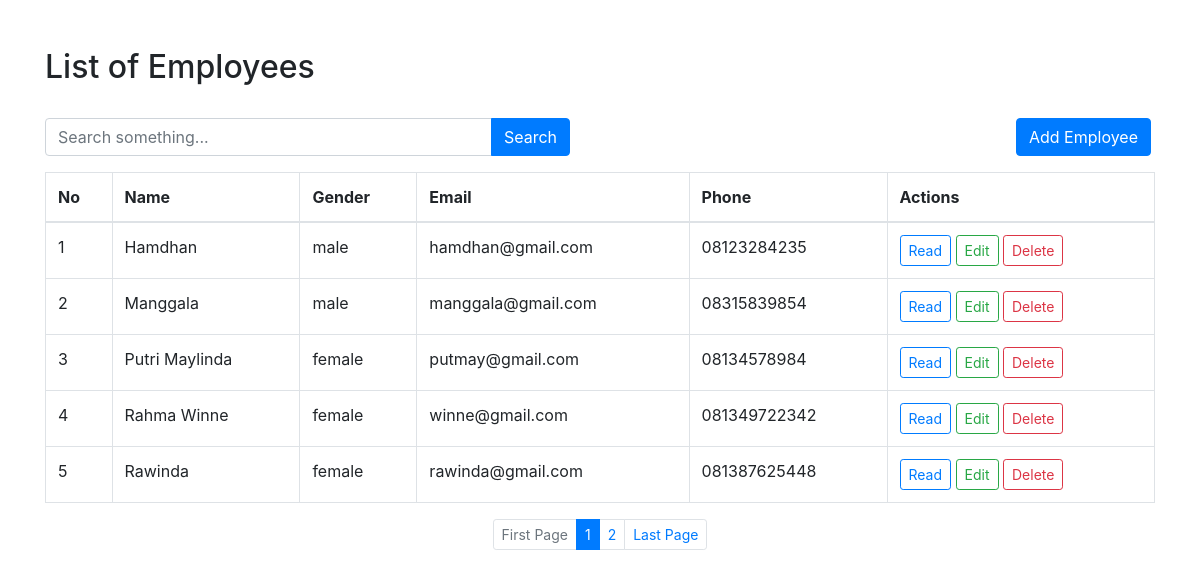
The page / on the database its author committed.
### tables this page shows
CREATE TABLE `employee` (
  `id` int(11) NOT NULL,
  `name` varchar(255) NOT NULL,
  `gender` varchar(50) NOT NULL,
  `email` varchar(255) NOT NULL,
  `phone` varchar(15) NOT NULL,
  `address` varchar(255) NOT NULL
);

### init.php (called while the page is built, shortened)
<?php
require_once 'templates/header.php';
require_once 'templates/footer.php';
require_once 'class/Database.php';
require_once 'library/Pagination.php';

### class/Database.php (called while the page is built, shortened)
<?php
class Database {
   private $host = 'localhost';
   private $user = 'root';
   private $pass  = '';
   private $db_name = 'office';
   public $conn;
   public $stmt;
   public function __construct(){
      $dsn = 'mysql:host=' . $this->host . ';dbname=' . $this->db_name;
      $option = [
         PDO::ATTR_PERSISTENT => true,
         PDO::ATTR_ERRMODE => PDO::ERRMODE_EXCEPTION
      ];
      try{
         $this->conn = new PDO($dsn, $this->user, $this->pass, $option);
      }catch(PDOException $e){
         die($e->getMessage());
      }
   }
   public function query($query){
      $this->stmt = $this->conn->prepare($query);
   }
   public function execute(){
      $this->stmt->execute();
   }
   public function resultAll(){
      $this->execute();
      return $this->stmt->fetchAll(PDO::FETCH_ASSOC);
   }
}

### index.php (the view, shortened to what this page needs)
<?php
require_once 'init.php';
$pagination = new Pagination();
$data = $pagination->showDataPaging();
?>
<div class="container">
<h2 class="mt-5">List of Employees</h2>
<form action="" method="post">
   <div class="row col-lg-6 float-left">
      <div class="input-group mt-3 mb-3">
         <input type="text" name="keyword" class="form-control" placeholder="Search something..." aria-label="Recipient's username" aria-describedby="button-addon2">
         <div class="input-group-append">
            <button type="submit" class="btn btn-primary" name="search" type="button" id="button-addon2">Search</button>
         </div>
      </div>
   </div>
</form>
<div class="row mt-3 mr-1 float-right">
   <a class="btn btn-primary" href="add.php">Add Employee</a>
</div>
   <table class="table table-bordered table-hover mt-3">
      <thead>
         <tr>
            <th>No</th>
            <th>Name</th>
            <th>Gender</th>
            <th>Email</th>
            <th>Phone</th>
            <th>Actions</th>
         </tr>
      </thead>
      <tbody>
      <?php $no = $pagination->startData + 1; ?>
      <?php foreach($data as $d) : ?>
         <tr>
            <td><?php echo $no++; ?></td>
            <td><?php echo $d['name']; ?></php></td>
            <td><?php echo $d['gender']; ?></php></td>
            <td><?php echo $d['email']; ?></php></td>
            <td><?php echo $d['phone']; ?></php></td>
            <td>
               <a class="btn btn-outline-primary btn-sm" href="read.php?id=<?php echo $d['id']; ?>">Read</a>
               <a class="btn btn-outline-success btn-sm" href="edit.php?id=<?php echo $d['id']; ?>">Edit</a>
               <a class="btn btn-outline-danger btn-sm" href="delete.php?id=<?php echo $d['id']; ?>">Delete</a>
            </td>
         </tr>
      <?php endforeach; ?>
      </tbody>
   </table>
   <nav aria-label="Page navigation example">
      <ul class="pagination pagination-sm justify-content-center">
         <?php $pagination->pagingButton(); ?>
      </ul>
   </nav>
</div>

### templates/header.php (shortened to what this page needs)
<!DOCTYPE html>
<html lang="en">
<head>
   <link rel="stylesheet" href="https://stackpath.bootstrapcdn.com/bootstrap/4.3.1/css/bootstrap.min.css">
   <link rel="stylesheet" href="assets/css/bootstrap.css">
</head>
<body>

### templates/footer.php (shortened to what this page needs)
</body>
</html>

### library/Pagination.php (shortened to what this page needs)
<?php
require_once 'init.php';
class Pagination {
   public $recordsPerPage = 5;
   public $activePage;
   public $query = "SELECT * FROM employee ORDER BY name ASC ";
   public $page_url = 'index.php';
   public $db;
   public function __construct(){
      $this->db = new Database();
   }
   public function totalRecords(){
      $this->db->query("SELECT * FROM employee");
      $data = $this->db->resultAll();
      return count($data);
   }
   public function totalPages(){
      return ceil($this->totalRecords() / $this->recordsPerPage);
   }
   public function showDataPaging(){
      $this->activePage = isset($_GET['page']) ? $_GET['page'] : 1;
      $this->startData = ($this->recordsPerPage * $this->activePage) - $this->recordsPerPage;
      $this->query .= "LIMIT $this->startData, $this->recordsPerPage";
      $this->db->query($this->query);
      return $this->db->resultAll();
   }
   public function pagingButton(){
      if($this->activePage > 1){
         echo '<li class="page-item"><a class="page-link" href="'.$this->page_url.'">First Page</a></li>';
      }else{
         echo '<li class="page-item disabled"><a class="page-link" href="'.$this->page_url.'">First Page</a></li>';
      }
      for($i = 1; $i <= $this->totalPages(); $i++){
         if($i == $this->activePage){
            echo '<li class="page-item active"><a class="page-link" href="'.$this->page_url.'?page='.$i.'">'.$i.'</a></li>';
         }else{
            echo '<li class="page-item"><a class="page-link" href="'.$this->page_url.'?page='.$i.'">'.$i.'</a></li>';
         }
      }
      if($this->activePage < $this->totalPages()){
         echo '<li class="page-item"><a class="page-link" href="'.$this->page_url.'?page='.$this->totalPages().'">Last Page</a></li>';
      }else{
         echo '<li class="page-item disabled"><a class="page-link" href="'.$this->page_url.'?page='.$this->totalPages().'">Last Page</a></li>';
      }
   }
}

### rows shown on the page
employee: name "Hamdhan", gender "male", email "hamdhan@gmail.com", phone "08123284235"
employee: name "Manggala", gender "male", email "manggala@gmail.com", phone "08315839854"
employee: name "Putri Maylinda", gender "female", email "putmay@gmail.com", phone "08134578984"
employee: name "Rahma Winne", gender "female", email "winne@gmail.com", phone "081349722342"
employee: name "Rawinda", gender "female", email "rawinda@gmail.com", phone "081387625448"
